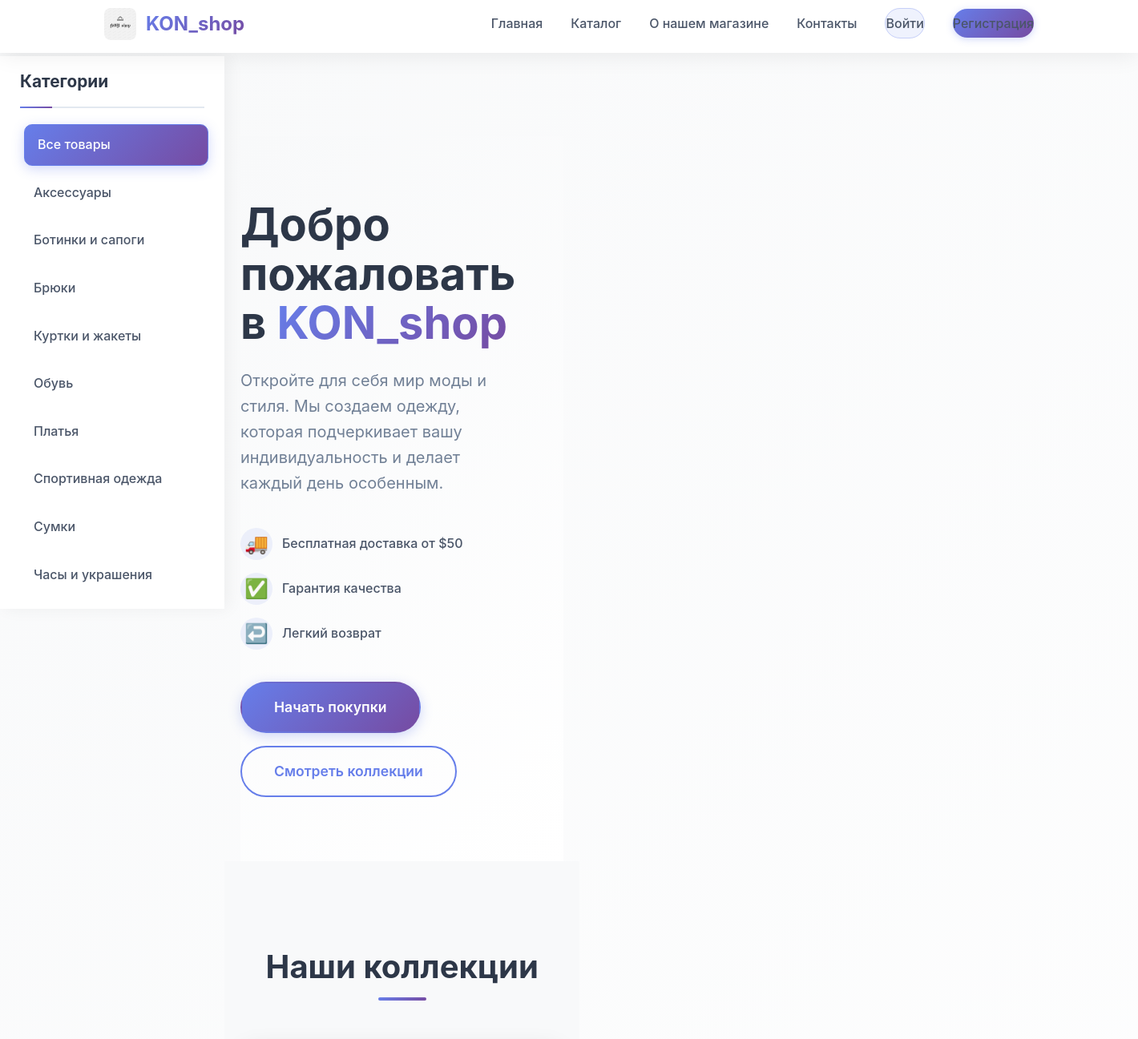
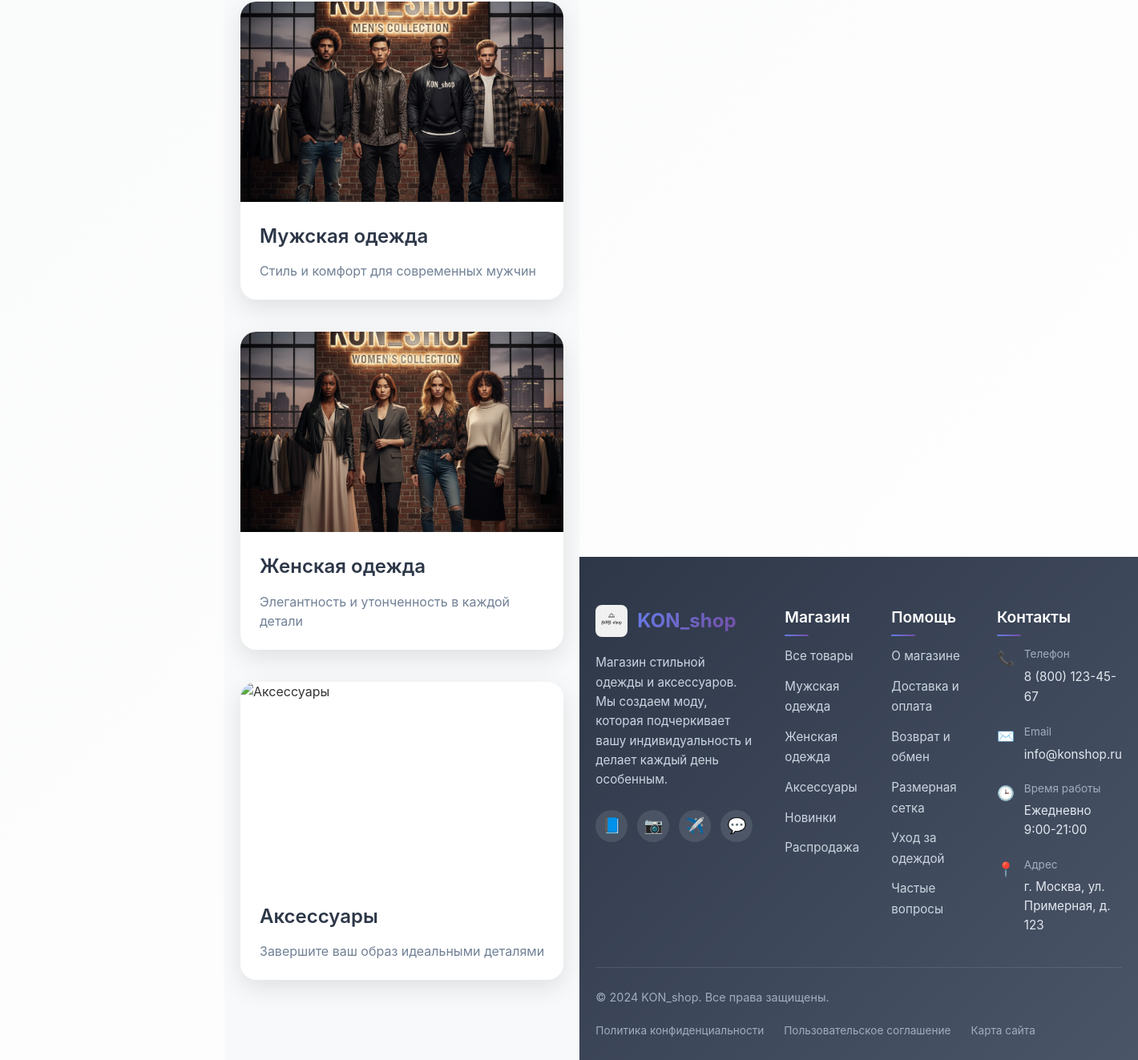
The page / on the database its author committed (2 pictures, top to bottom).
### shop/models.py (models this page shows, shortened)
class Category(models.Model):
    name = models.CharField(
        max_length=100,
        verbose_name='Название категории'
    )
    slug = models.SlugField(
        max_length=100,
        unique=True,
        verbose_name='URL'
    )
    description = models.TextField(
        blank=True,
        verbose_name='Описание'
    )
    is_active = models.BooleanField(
        default=True,
        verbose_name='Активна'
    )
    created_at = models.DateTimeField(
        default=timezone.now,
        verbose_name='Создана'
    )
    class Meta:
        verbose_name = 'Категория'
        verbose_name_plural = 'Категории'
        ordering = ['name']

### shop/views.py (the view)
# urls.py: 2. Add a URL to urlpatterns:  path('', views.home, name='home')
def home(request):
    return render(request,"home.html")

### shop/context_processors.py (called while the page is built)
def categories(request):
    return {
        'categories': Category.objects.filter(is_active=True)
    }

### shop/templates/home.html (shortened to what this page needs)
{% load static %}
<!DOCTYPE html>
<html lang="ru">
<head>
    <link rel="stylesheet" href="{% static 'css/styleshome.css' %}">
    <link rel="stylesheet" href="{% static 'css/stylesfooter.css' %}">
</head>
<body>
    {% include "header.html" %}
    <div class="container">
        <aside class="sidebar">
            <div class="categories">
                <h3>Категории</h3>
                <ul>
                    <li>
                        <a href="{% url 'item_list' %}"
                           {% if not category %}class="active"{% endif %}>
                            Все товары
                        </a>
                    </li>
                    {% for cat in categories %}
                    <li>
                        <a href="{% url 'category_detail' cat.slug %}"
                           {% if category and category.slug == cat.slug %}class="active"{% endif %}>
                            {{ cat.name }}
                        </a>
                    </li>
                    {% endfor %}
                </ul>
            </div>
        </aside>
    <div class="cont">
        <main class="hero-section">
            <div class="hero-content">
                <h1 class="hero-title">Добро пожаловать в <span class="brand">KON_shop</span></h1>
                <p class="hero-subtitle">Откройте для себя мир моды и стиля. Мы создаем одежду, которая подчеркивает вашу индивидуальность и делает каждый день особенным.</p>
                <div class="hero-features">
                    <div class="feature">
                        <span class="feature-icon">🚚</span>
                        <span class="feature-text">Бесплатная доставка от $50</span>
                    </div>
                    <div class="feature">
                        <span class="feature-icon">✅</span>
                        <span class="feature-text">Гарантия качества</span>
                    </div>
                    <div class="feature">
                        <span class="feature-icon">↩️</span>
                        <span class="feature-text">Легкий возврат</span>
                    </div>
                </div>
                <div class="hero-actions">
                    <a href="{% url 'item_list' %}" class="btn btn-large btn-primary">
                        Начать покупки
                    </a>
                    <a href="#collections" class="btn btn-large btn-secondary">
                        Смотреть коллекции
                    </a>
                </div>
            </div>
        </main>
        <section id="collections" class="collections-section">
            <h2 class="section-title">Наши коллекции</h2>
            <div class="collections-grid">
                <div class="collection-card">
                    <div class="collection-image">
                        <img src="{% static 'images/Men.png' %}" alt="Мужская коллекция" loading="lazy">
                    </div>
                    <h3>Мужская одежда</h3>
                    <p>Стиль и комфорт для современных мужчин</p>
                </div>
                <div class="collection-card">
                    <div class="collection-image">
                        <img src="{% static 'images/women.png' %}" alt="Женская коллекция" loading="lazy">
                    </div>
                    <h3>Женская одежда</h3>
                    <p>Элегантность и утонченность в каждой детали</p>
                </div>
                <div class="collection-card">
                    <div class="collection-image">
                        <img src="{% static 'images/accessories-collection.jpg' %}" alt="Аксессуары" loading="lazy">
                    </div>
                    <h3>Аксессуары</h3>
                    <p>Завершите ваш образ идеальными деталями</p>
                </div>
            </div>
        </section>
    </div>
    {% include "footer.html" %}
</body>
</html>

### shop/static/css/stylesfooter.css (style rules this page uses)
body { display: flex; flex-direction: column; min-height: 100vh; }
main { flex: 1; }

### shop/static/css/stylesheader.css (style rules this page uses)
html { scroll-behavior: smooth; }
body { padding-top: 80px; }

### rows shown on the page
Category: name "Аксессуары"
Category: name "Ботинки и сапоги"
Category: name "Брюки"
Category: name "Куртки и жакеты"
Category: name "Обувь"
Category: name "Платья"
Category: name "Спортивная одежда"
Category: name "Сумки"
Category: name "Часы и украшения"
